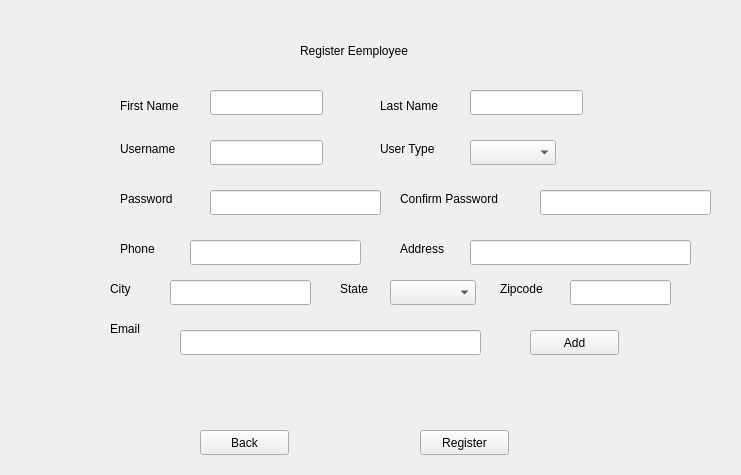
<?xml version="1.0" encoding="UTF-8"?>
<ui version="4.0">
 <class>Form</class>
 <widget class="QWidget" name="Form">
  <property name="geometry">
   <rect>
    <x>0</x>
    <y>0</y>
    <width>741</width>
    <height>475</height>
   </rect>
  </property>
  <property name="windowTitle">
   <string>Form</string>
  </property>
  <widget class="QLabel" name="label">
   <property name="geometry">
    <rect>
     <x>300</x>
     <y>20</y>
     <width>151</width>
     <height>61</height>
    </rect>
   </property>
   <property name="text">
    <string>Register Eemployee</string>
   </property>
  </widget>
  <widget class="QLabel" name="label_3">
   <property name="geometry">
    <rect>
     <x>120</x>
     <y>90</y>
     <width>81</width>
     <height>31</height>
    </rect>
   </property>
   <property name="text">
    <string>First Name</string>
   </property>
  </widget>
  <widget class="QLineEdit" name="lineEdit_2">
   <property name="geometry">
    <rect>
     <x>210</x>
     <y>90</y>
     <width>113</width>
     <height>25</height>
    </rect>
   </property>
   <property name="text">
    <string/>
   </property>
  </widget>
  <widget class="QLabel" name="label_4">
   <property name="geometry">
    <rect>
     <x>380</x>
     <y>90</y>
     <width>81</width>
     <height>31</height>
    </rect>
   </property>
   <property name="text">
    <string>Last Name</string>
   </property>
  </widget>
  <widget class="QLabel" name="label_5">
   <property name="geometry">
    <rect>
     <x>120</x>
     <y>190</y>
     <width>67</width>
     <height>17</height>
    </rect>
   </property>
   <property name="text">
    <string>Password</string>
   </property>
  </widget>
  <widget class="QLineEdit" name="lineEdit_3">
   <property name="geometry">
    <rect>
     <x>470</x>
     <y>90</y>
     <width>113</width>
     <height>25</height>
    </rect>
   </property>
   <property name="text">
    <string/>
   </property>
  </widget>
  <widget class="QLabel" name="label_6">
   <property name="geometry">
    <rect>
     <x>120</x>
     <y>140</y>
     <width>71</width>
     <height>17</height>
    </rect>
   </property>
   <property name="text">
    <string>Username</string>
   </property>
  </widget>
  <widget class="QPushButton" name="pushButton_2">
   <property name="geometry">
    <rect>
     <x>200</x>
     <y>430</y>
     <width>89</width>
     <height>25</height>
    </rect>
   </property>
   <property name="text">
    <string>Back</string>
   </property>
  </widget>
  <widget class="QLabel" name="label_8">
   <property name="geometry">
    <rect>
     <x>400</x>
     <y>190</y>
     <width>131</width>
     <height>17</height>
    </rect>
   </property>
   <property name="text">
    <string>Confirm Password</string>
   </property>
  </widget>
  <widget class="QPushButton" name="pushButton_3">
   <property name="geometry">
    <rect>
     <x>420</x>
     <y>430</y>
     <width>89</width>
     <height>25</height>
    </rect>
   </property>
   <property name="text">
    <string>Register</string>
   </property>
  </widget>
  <widget class="QLineEdit" name="lineEdit_4">
   <property name="geometry">
    <rect>
     <x>210</x>
     <y>190</y>
     <width>171</width>
     <height>25</height>
    </rect>
   </property>
   <property name="text">
    <string/>
   </property>
  </widget>
  <widget class="QLineEdit" name="lineEdit_5">
   <property name="geometry">
    <rect>
     <x>210</x>
     <y>140</y>
     <width>113</width>
     <height>25</height>
    </rect>
   </property>
   <property name="text">
    <string/>
   </property>
  </widget>
  <widget class="QLineEdit" name="lineEdit_7">
   <property name="geometry">
    <rect>
     <x>540</x>
     <y>190</y>
     <width>171</width>
     <height>25</height>
    </rect>
   </property>
   <property name="text">
    <string/>
   </property>
  </widget>
  <widget class="QLabel" name="label_2">
   <property name="geometry">
    <rect>
     <x>380</x>
     <y>140</y>
     <width>67</width>
     <height>17</height>
    </rect>
   </property>
   <property name="text">
    <string>User Type</string>
   </property>
  </widget>
  <widget class="QComboBox" name="comboBox">
   <property name="geometry">
    <rect>
     <x>470</x>
     <y>140</y>
     <width>86</width>
     <height>25</height>
    </rect>
   </property>
  </widget>
  <widget class="QLabel" name="label_7">
   <property name="geometry">
    <rect>
     <x>120</x>
     <y>240</y>
     <width>67</width>
     <height>17</height>
    </rect>
   </property>
   <property name="text">
    <string>Phone</string>
   </property>
  </widget>
  <widget class="QLineEdit" name="lineEdit_8">
   <property name="geometry">
    <rect>
     <x>190</x>
     <y>240</y>
     <width>171</width>
     <height>25</height>
    </rect>
   </property>
   <property name="text">
    <string/>
   </property>
  </widget>
  <widget class="QLabel" name="label_10">
   <property name="geometry">
    <rect>
     <x>400</x>
     <y>240</y>
     <width>131</width>
     <height>17</height>
    </rect>
   </property>
   <property name="text">
    <string>Address</string>
   </property>
  </widget>
  <widget class="QLineEdit" name="lineEdit_9">
   <property name="geometry">
    <rect>
     <x>470</x>
     <y>240</y>
     <width>221</width>
     <height>25</height>
    </rect>
   </property>
   <property name="text">
    <string/>
   </property>
  </widget>
  <widget class="QLabel" name="label_11">
   <property name="geometry">
    <rect>
     <x>110</x>
     <y>280</y>
     <width>67</width>
     <height>17</height>
    </rect>
   </property>
   <property name="text">
    <string>City</string>
   </property>
  </widget>
  <widget class="QLineEdit" name="lineEdit_10">
   <property name="geometry">
    <rect>
     <x>170</x>
     <y>280</y>
     <width>141</width>
     <height>25</height>
    </rect>
   </property>
   <property name="text">
    <string/>
   </property>
  </widget>
  <widget class="QLabel" name="label_12">
   <property name="geometry">
    <rect>
     <x>340</x>
     <y>280</y>
     <width>61</width>
     <height>17</height>
    </rect>
   </property>
   <property name="text">
    <string>State</string>
   </property>
  </widget>
  <widget class="QComboBox" name="comboBox_2">
   <property name="geometry">
    <rect>
     <x>390</x>
     <y>280</y>
     <width>86</width>
     <height>25</height>
    </rect>
   </property>
  </widget>
  <widget class="QLabel" name="label_13">
   <property name="geometry">
    <rect>
     <x>500</x>
     <y>280</y>
     <width>131</width>
     <height>17</height>
    </rect>
   </property>
   <property name="text">
    <string>Zipcode</string>
   </property>
  </widget>
  <widget class="QLineEdit" name="lineEdit_11">
   <property name="geometry">
    <rect>
     <x>570</x>
     <y>280</y>
     <width>101</width>
     <height>25</height>
    </rect>
   </property>
   <property name="text">
    <string/>
   </property>
  </widget>
  <widget class="QWidget" name="widget" native="true">
   <property name="geometry">
    <rect>
     <x>160</x>
     <y>320</y>
     <width>521</width>
     <height>101</height>
    </rect>
   </property>
   <widget class="QLineEdit" name="lineEdit_6">
    <property name="geometry">
     <rect>
      <x>20</x>
      <y>10</y>
      <width>301</width>
      <height>25</height>
     </rect>
    </property>
    <property name="text">
     <string/>
    </property>
   </widget>
   <widget class="QPushButton" name="pushButton">
    <property name="geometry">
     <rect>
      <x>370</x>
      <y>10</y>
      <width>89</width>
      <height>25</height>
     </rect>
    </property>
    <property name="text">
     <string>Add</string>
    </property>
   </widget>
  </widget>
  <widget class="QLabel" name="label_9">
   <property name="geometry">
    <rect>
     <x>110</x>
     <y>320</y>
     <width>67</width>
     <height>17</height>
    </rect>
   </property>
   <property name="text">
    <string>Email</string>
   </property>
  </widget>
 </widget>
 <resources/>
 <connections/>
</ui>
